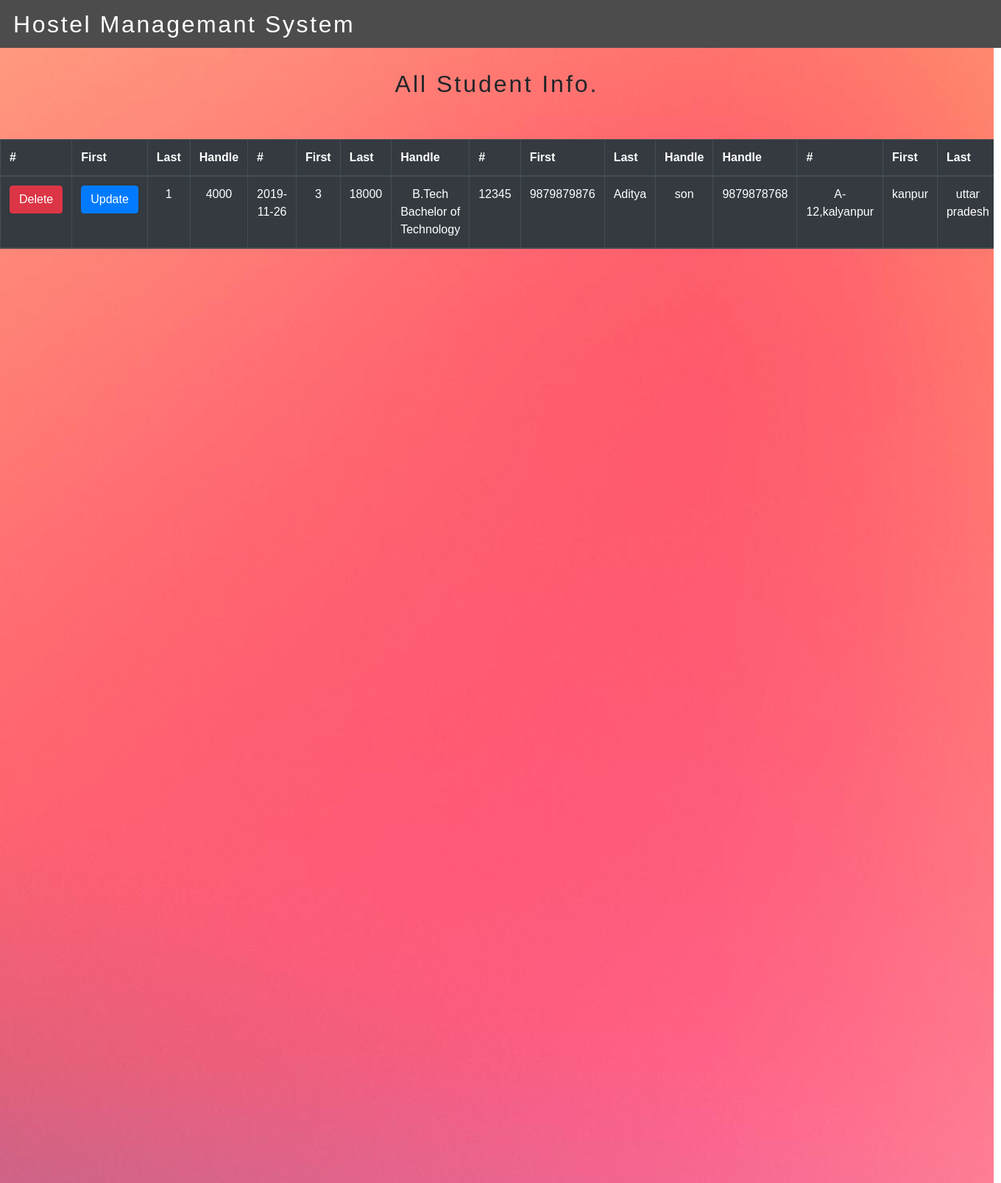
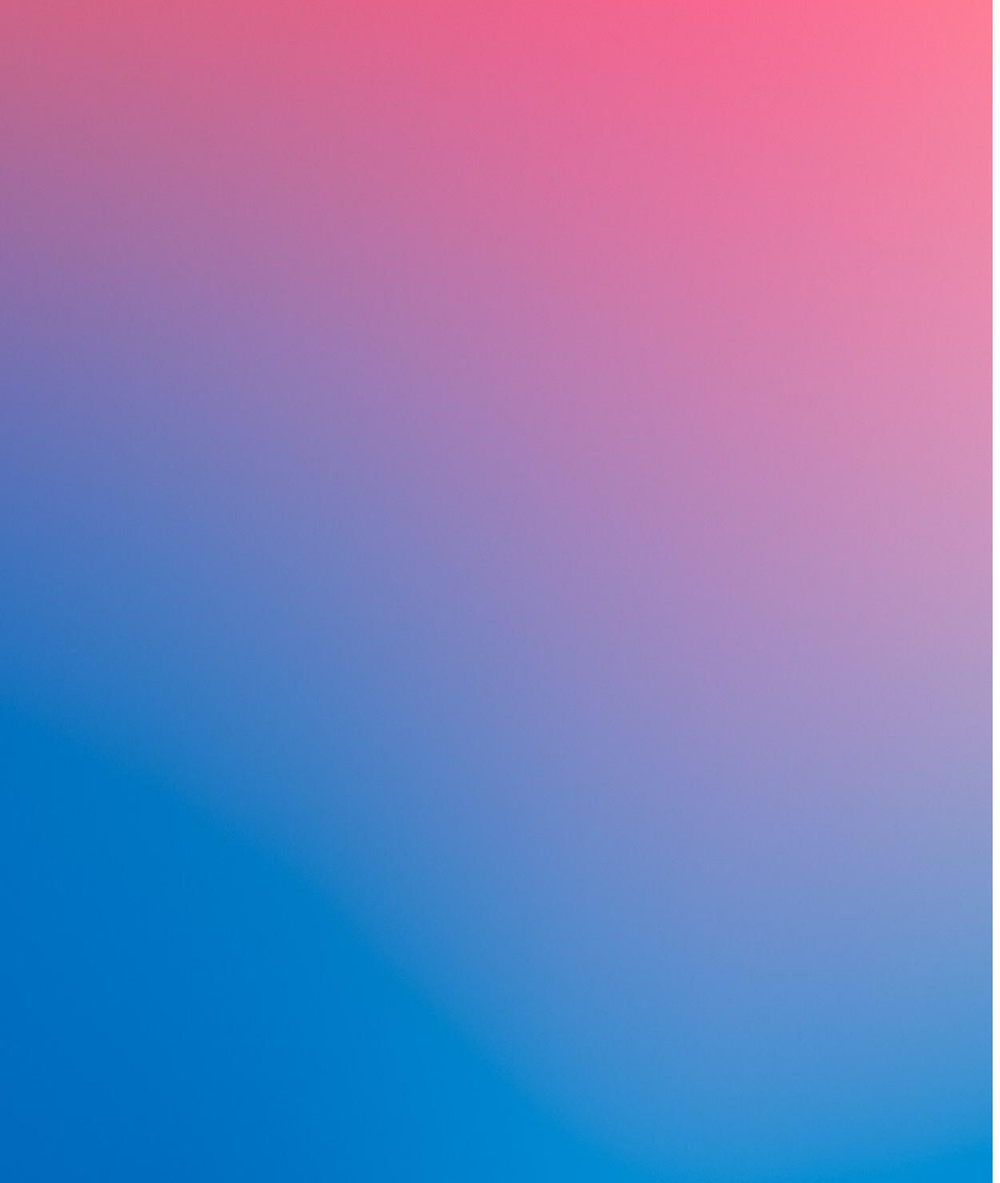
The page /update1.php (signed in) on the database its author committed (2 pictures, top to bottom).
### tables this page shows
CREATE TABLE `book_hostel` (
  `seater` int(1) NOT NULL,
  `fees` int(4) NOT NULL,
  `foodstatus` int(1) NOT NULL,
  `stay` date NOT NULL,
  `duration` int(2) NOT NULL,
  `total_amount` int(4) NOT NULL,
  `course` varchar(40) NOT NULL,
  `reg_no` int(5) NOT NULL,
  `e_contact` varchar(10) NOT NULL,
  `gar_name` varchar(50) NOT NULL,
  `gar_relation` varchar(50) NOT NULL,
  `gar_contact` varchar(10) NOT NULL,
  `c_add` varchar(100) NOT NULL,
  `c_city` varchar(50) NOT NULL,
  `c_state` varchar(30) NOT NULL,
  `c_pin` int(6) NOT NULL,
  `p_add` varchar(100) NOT NULL,
  `p_city` varchar(50) NOT NULL,
  `p_state` varchar(30) NOT NULL,
  `p_pin` int(6) NOT NULL,
  `time` timestamp NOT NULL DEFAULT current_timestamp(),
  `email` varchar(200) NOT NULL
);

### update1.php (the view, shortened to what this page needs)
<!DOCTYPE html>
<html lang="en">
  <head>
    <link rel="stylesheet" href="https://stackpath.bootstrapcdn.com/bootstrap/4.3.1/css/bootstrap.min.css">
    <link rel="stylesheet" href="style2.css">
  </head>
<body>
<div class="all">
           <nav class="navbar fixed-top">
           <div class="header">
                 <h2 class="text_style">Hostel Managemant System</h2>
                </div>
              </nav>
              <div class="vishal">
                <h2 class="page-title">All Student Info. </h2>
               </div>
<br><br>
  <div class="">
     <div class="">
             <div class="table-responsive">
        <table class="table table-striped table-dark table-bordered">
          <thead>
            <tr>
              <th scope="col">#</th>
              <th scope="col">First</th>
              <th scope="col">Last</th>
              <th scope="col">Handle</th>
              <th scope="col">#</th>
              <th scope="col">First</th>
              <th scope="col">Last</th>
              <th scope="col">Handle</th>
              <th scope="col">#</th>
              <th scope="col">First</th>
              <th scope="col">Last</th>
              <th scope="col">Handle</th>
              <th scope="col">Handle</th>
              <th scope="col">#</th>
              <th scope="col">First</th>
              <th scope="col">Last</th>
            </tr>
          <?php
             $email=$_SESSION['email'];
           $q = "SELECT * FROM book_hostel WHERE email='$email'";
           $query = mysqli_query($conn,$q);
           while($res = mysqli_fetch_array($query)){
           ?>
           <tr class="text-center">
           <td> <button class="btn-danger btn"> <a href="delete.php?email=<?php echo $res['email']; ?>" class="text-white"> Delete </a> </button> </td>
           <td> <button class="btn-primary btn"> <a href="update.php?email=<?php echo $res['email']; ?>" class="text-white"> Update </a></button> </td>
           <td> <?php echo $res['seater'];  ?> </td>
           <td> <?php echo $res['fees'];  ?> </td>
           <td> <?php echo $res['stay'];  ?> </td>
           <td> <?php echo $res['duration'];  ?> </td>
           <td> <?php echo $res['total_amount'];  ?> </td>
           <td> <?php echo $res['course'];  ?> </td>
           <td> <?php echo $res['reg_no'];  ?> </td>
           <td> <?php echo $res['e_contact'];  ?> </td>
           <td> <?php echo $res['gar_name'];  ?> </td>
           <td> <?php echo $res['gar_relation'];  ?> </td>
           <td> <?php echo $res['gar_contact'];  ?> </td>
           <td> <?php echo $res['c_add'];  ?> </td>
           <td> <?php echo $res['c_city'];  ?> </td>
           <td> <?php echo $res['c_state'];  ?> </td>
           </tr>
           <?php
           }
            ?>
        </table>
     </div>
    </div>
       </div>
   </div>
  </body>
</html>

### style2.css (style rules this page uses)
.header { background-color: rgba(0,0,0, 0.7); width:1366px; height:65px; text-decoration: white; overflow: hidden; position: fixed; top: 0; margin-left: -18px; }
.vishal { margin-top: 65px; padding-top: 30px; }
.page-title { text-align: center; font-family: sans-serif; letter-spacing: 3px; }
body { margin: 0px; padding: 0px; font-family: sans-serif; }
.text_style { color: white; font-family: sans-serif; padding: 14px 0px 0px 20px; width: 500px; letter-spacing: 2.6px; }
.all { width: 1350px; height: 3150px; background-repeat: no-repeat; background-image: url(1111.jpg); background-size: 1350px 3150px; }

### rows shown on the page
book_hostel: seater "1", fees "4000", stay "2019-11-26", duration "3", total_amount "18000", course "B.Tech Bachelor of Technology", reg_no "12345", e_contact "9879879876", gar_name "Aditya", gar_relation "son", gar_contact "9879878768", c_add "A-12,kalyanpur", c_city "kanpur", c_state "uttar pradesh"
